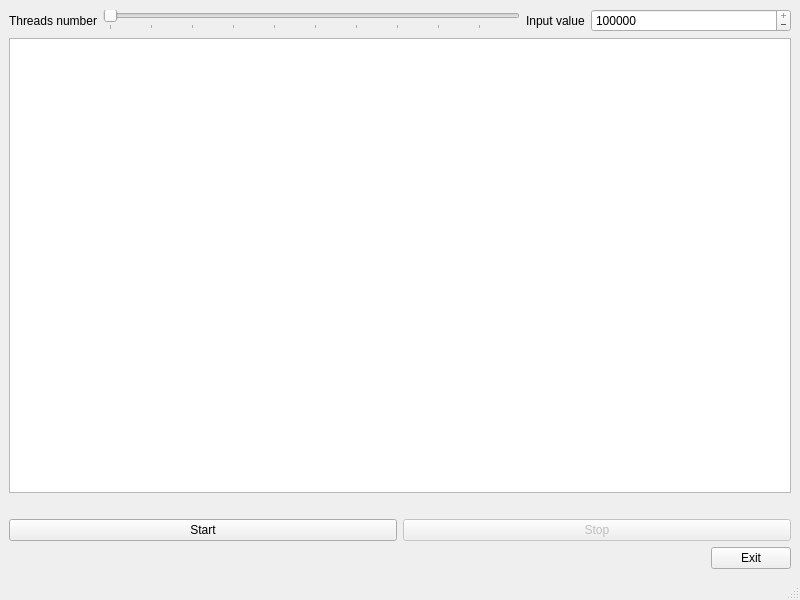
<?xml version="1.0" encoding="UTF-8"?>
<ui version="4.0">
 <class>MainWindow</class>
 <widget class="QMainWindow" name="MainWindow">
  <property name="geometry">
   <rect>
    <x>0</x>
    <y>0</y>
    <width>800</width>
    <height>600</height>
   </rect>
  </property>
  <property name="windowTitle">
   <string>MainWindow</string>
  </property>
  <property name="toolButtonStyle">
   <enum>Qt::ToolButtonStyle::ToolButtonTextUnderIcon</enum>
  </property>
  <property name="documentMode">
   <bool>false</bool>
  </property>
  <property name="tabShape">
   <enum>QTabWidget::TabShape::Rounded</enum>
  </property>
  <property name="dockOptions">
   <set>QMainWindow::DockOption::AllowTabbedDocks|QMainWindow::DockOption::AnimatedDocks</set>
  </property>
  <property name="unifiedTitleAndToolBarOnMac">
   <bool>false</bool>
  </property>
  <widget class="QWidget" name="centralwidget">
   <layout class="QVBoxLayout" name="verticalLayout_2">
    <item>
     <layout class="QVBoxLayout" name="verticalLayout">
      <item>
       <layout class="QHBoxLayout" name="horizontalLayout_3">
        <item>
         <widget class="QLabel" name="labelThreads">
          <property name="text">
           <string>Threads number</string>
          </property>
         </widget>
        </item>
        <item>
         <widget class="QSlider" name="horizontalSlider">
          <property name="minimum">
           <number>1</number>
          </property>
          <property name="orientation">
           <enum>Qt::Orientation::Horizontal</enum>
          </property>
          <property name="tickPosition">
           <enum>QSlider::TickPosition::TicksBelow</enum>
          </property>
          <property name="tickInterval">
           <number>0</number>
          </property>
         </widget>
        </item>
        <item>
         <widget class="QLabel" name="labelNumber">
          <property name="text">
           <string>Input value</string>
          </property>
         </widget>
        </item>
        <item>
         <widget class="QSpinBox" name="spinBox">
          <property name="minimumSize">
           <size>
            <width>200</width>
            <height>0</height>
           </size>
          </property>
          <property name="wrapping">
           <bool>false</bool>
          </property>
          <property name="buttonSymbols">
           <enum>QAbstractSpinBox::ButtonSymbols::PlusMinus</enum>
          </property>
          <property name="specialValueText">
           <string>10000000</string>
          </property>
          <property name="suffix">
           <string/>
          </property>
          <property name="prefix">
           <string/>
          </property>
          <property name="minimum">
           <number>1</number>
          </property>
          <property name="maximum">
           <number>2147483647</number>
          </property>
          <property name="singleStep">
           <number>100</number>
          </property>
          <property name="stepType">
           <enum>QAbstractSpinBox::StepType::AdaptiveDecimalStepType</enum>
          </property>
          <property name="value">
           <number>1000000</number>
          </property>
         </widget>
        </item>
       </layout>
      </item>
      <item>
       <layout class="QHBoxLayout" name="horizontalLayout_4">
        <item>
         <widget class="QTextEdit" name="textEdit">
          <property name="focusPolicy">
           <enum>Qt::FocusPolicy::WheelFocus</enum>
          </property>
          <property name="undoRedoEnabled">
           <bool>false</bool>
          </property>
          <property name="readOnly">
           <bool>true</bool>
          </property>
          <property name="overwriteMode">
           <bool>true</bool>
          </property>
         </widget>
        </item>
       </layout>
      </item>
      <item>
       <widget class="QLabel" name="labelResult">
        <property name="text">
         <string/>
        </property>
       </widget>
      </item>
      <item>
       <layout class="QHBoxLayout" name="horizontalLayout_2">
        <item>
         <widget class="QPushButton" name="buttonStart">
          <property name="enabled">
           <bool>true</bool>
          </property>
          <property name="text">
           <string>Start</string>
          </property>
          <property name="checkable">
           <bool>true</bool>
          </property>
          <property name="flat">
           <bool>false</bool>
          </property>
         </widget>
        </item>
        <item>
         <widget class="QPushButton" name="buttonStop">
          <property name="enabled">
           <bool>false</bool>
          </property>
          <property name="text">
           <string>Stop</string>
          </property>
          <property name="checkable">
           <bool>true</bool>
          </property>
          <property name="checked">
           <bool>false</bool>
          </property>
         </widget>
        </item>
       </layout>
      </item>
      <item>
       <layout class="QHBoxLayout" name="horizontalLayout">
        <item>
         <spacer name="horizontalSpacer">
          <property name="orientation">
           <enum>Qt::Orientation::Horizontal</enum>
          </property>
          <property name="sizeHint" stdset="0">
           <size>
            <width>40</width>
            <height>20</height>
           </size>
          </property>
         </spacer>
        </item>
        <item>
         <widget class="QPushButton" name="buttonExit">
          <property name="text">
           <string>Exit</string>
          </property>
         </widget>
        </item>
       </layout>
      </item>
     </layout>
    </item>
   </layout>
  </widget>
  <widget class="QMenuBar" name="menubar">
   <property name="geometry">
    <rect>
     <x>0</x>
     <y>0</y>
     <width>800</width>
     <height>26</height>
    </rect>
   </property>
  </widget>
  <widget class="QStatusBar" name="statusbar"/>
 </widget>
 <resources/>
 <connections>
  <connection>
   <sender>buttonExit</sender>
   <signal>clicked()</signal>
   <receiver>MainWindow</receiver>
   <slot>close()</slot>
   <hints>
    <hint type="sourcelabel">
     <x>711</x>
     <y>547</y>
    </hint>
    <hint type="destinationlabel">
     <x>660</x>
     <y>549</y>
    </hint>
   </hints>
  </connection>
 </connections>
</ui>
